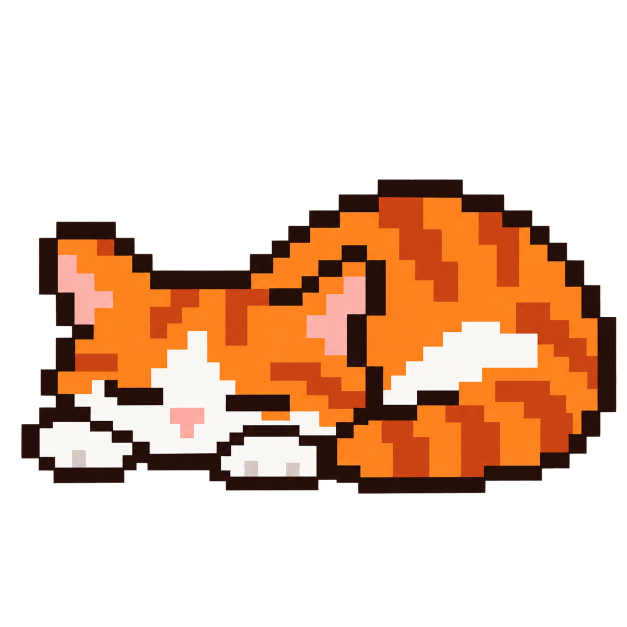
#> input picture cat1.png, 1254 x 1254 px (shown at 1/2 size)
$ python -i prepare_cat_cursors.py   (imports and definitions only)
#> lines starting #> are read from the running program, lines starting #| are printed output that depends on the picture
"""Compose the user's original pixel-art cats with a fixed arrow or I-beam.

Usage: python _scripts/prepare_cat_cursors.py sleeping.png arched.png
Requires Pillow. No drawing or recoloring is applied to the cat illustrations.
"""

import argparse
from pathlib import Path

from PIL import Image, ImageDraw

CANVAS_SIZE = 64
CAT_WIDTH = 42
CAT_LEFT = 15
CAT_TOP = 17
ARROW_TIP = (1, 1)
TEXT_HOTSPOT = (5, 8)
OUTPUT = Path(__file__).resolve().parents[1] / "assets" / "cursors"


def load_cat(path):
#> called with path = '../cat1.png'
    cat = Image.open(path).convert("RGBA")
#> cat is the input picture: PIL image 1254x1254 RGBA; mean R, G, B, A 68.3, 40.2, 22.8, 92.3
    # Preserve existing transparency. For opaque originals with a pure black
    # background, remove only exact black; the dark brown cat outline stays intact.
    if cat.getextrema()[3] == (255, 255):
        corners = [cat.getpixel(p)[:3] for p in (
            (0, 0), (cat.width - 1, 0),
            (0, cat.height - 1), (cat.width - 1, cat.height - 1),
        )]
        if all(color == (0, 0, 0) for color in corners):
            cat.putdata([
                (r, g, b, 0 if (r, g, b) == (0, 0, 0) else a)
                for r, g, b, a in cat.getdata()
            ])
        else:
            raise ValueError(f"{path}: supply a transparent PNG or a pure-black background original")
    # The supplied PNGs contain almost invisible alpha noise in the padding.
    # Ignore that noise when cropping, without changing pixels inside the cat.
    bounds = cat.getchannel("A").point(lambda alpha: 255 if alpha >= 8 else 0).getbbox()
#> bounds = (42, 358, 1233, 988)
    if bounds is None:
        raise ValueError(f"{path}: image is empty")
    return cat.crop(bounds)
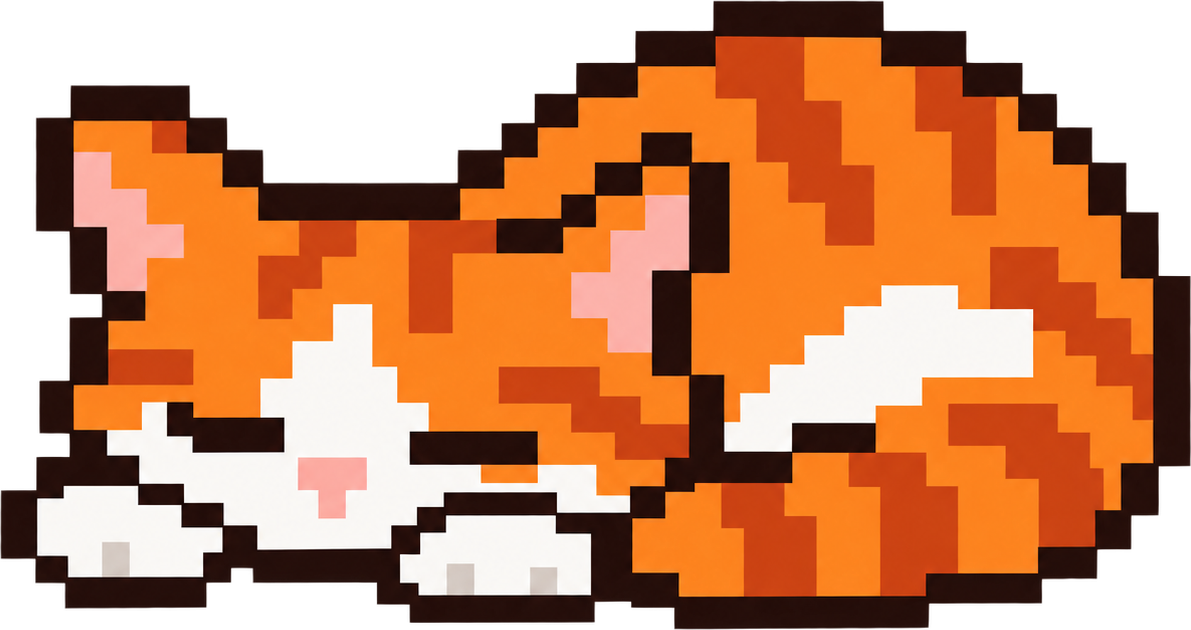
#> returned value: PIL image 1191x630 RGBA; mean R, G, B, A 143.2, 84.2, 47.7, 193.5; transparent parts drawn white


def main():
    parser = argparse.ArgumentParser(description=__doc__)
    parser.add_argument("sleeping", type=Path)
    parser.add_argument("arched", type=Path)
    args = parser.parse_args()
    cats = [load_cat(args.sleeping), load_cat(args.arched)]
    # A shared scale preserves the relative size of the two supplied drawings.
    scale = min(CAT_WIDTH / max(cat.width for cat in cats),
                (CANVAS_SIZE - CAT_TOP - 1) / max(cat.height for cat in cats))
    OUTPUT.mkdir(parents=True, exist_ok=True)
    for name, cat in zip(("sleeping", "arched"), cats):
        cat = cat.resize((max(1, round(cat.width * scale)),
                          max(1, round(cat.height * scale))), Image.Resampling.NEAREST)
        canvas = Image.new("RGBA", (CANVAS_SIZE, CANVAS_SIZE))
        canvas.alpha_composite(cat, (CAT_LEFT, CAT_TOP))
        text_canvas = canvas.copy()
        # 15px-tall white arrow, 1px black outline; identical in both states.
        ImageDraw.Draw(canvas).polygon(
            [ARROW_TIP, (1, 13), (4, 10), (7, 15), (9, 14), (6, 9), (11, 9)],
            fill="white", outline="black", width=1,
        )
        destination = OUTPUT / f"cat-{name}.png"
        canvas.save(destination, optimize=True)
        print(f"{destination}: {destination.stat().st_size} bytes")
        # White-edged black I-beam remains visible on light and dark backgrounds.
        # Its selection hotspot is the center, rather than the arrow's tip.
        text_draw = ImageDraw.Draw(text_canvas)
        text_x, text_y = TEXT_HOTSPOT
        text_draw.rectangle((text_x - 1, text_y - 7, text_x + 1, text_y + 7), fill="white")
        for cap_y in (text_y - 6, text_y + 6):
            text_draw.rectangle((text_x - 4, cap_y - 1, text_x + 4, cap_y + 1), fill="white")
            text_draw.line((text_x - 3, cap_y, text_x + 3, cap_y), fill="black")
        text_draw.line((text_x, text_y - 6, text_x, text_y + 6), fill="black")
        destination = OUTPUT / f"cat-{name}-text.png"
        text_canvas.save(destination, optimize=True)
        print(f"{destination}: {destination.stat().st_size} bytes")


# [2 lines not run here, left out]

>>> result = load_cat('../cat1.png')
